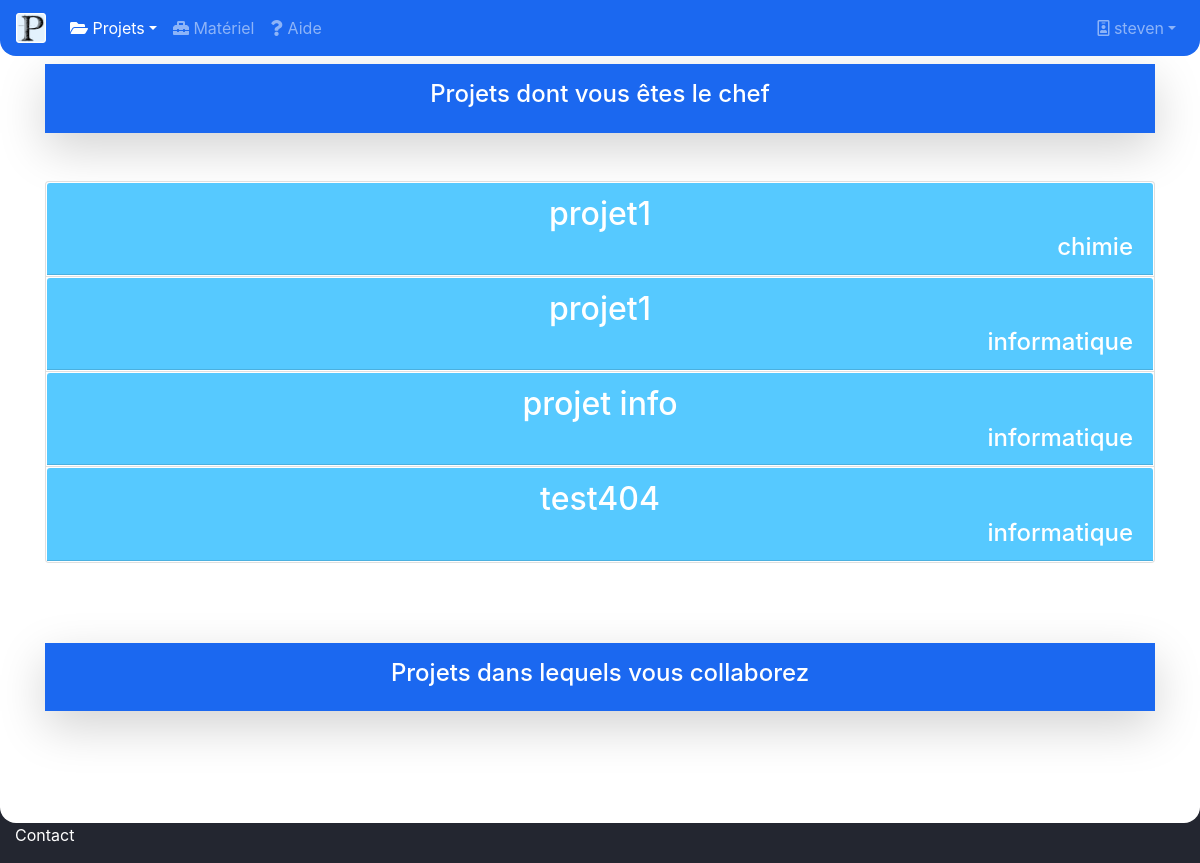
Before: /projets/ (signed in) with the older database file.
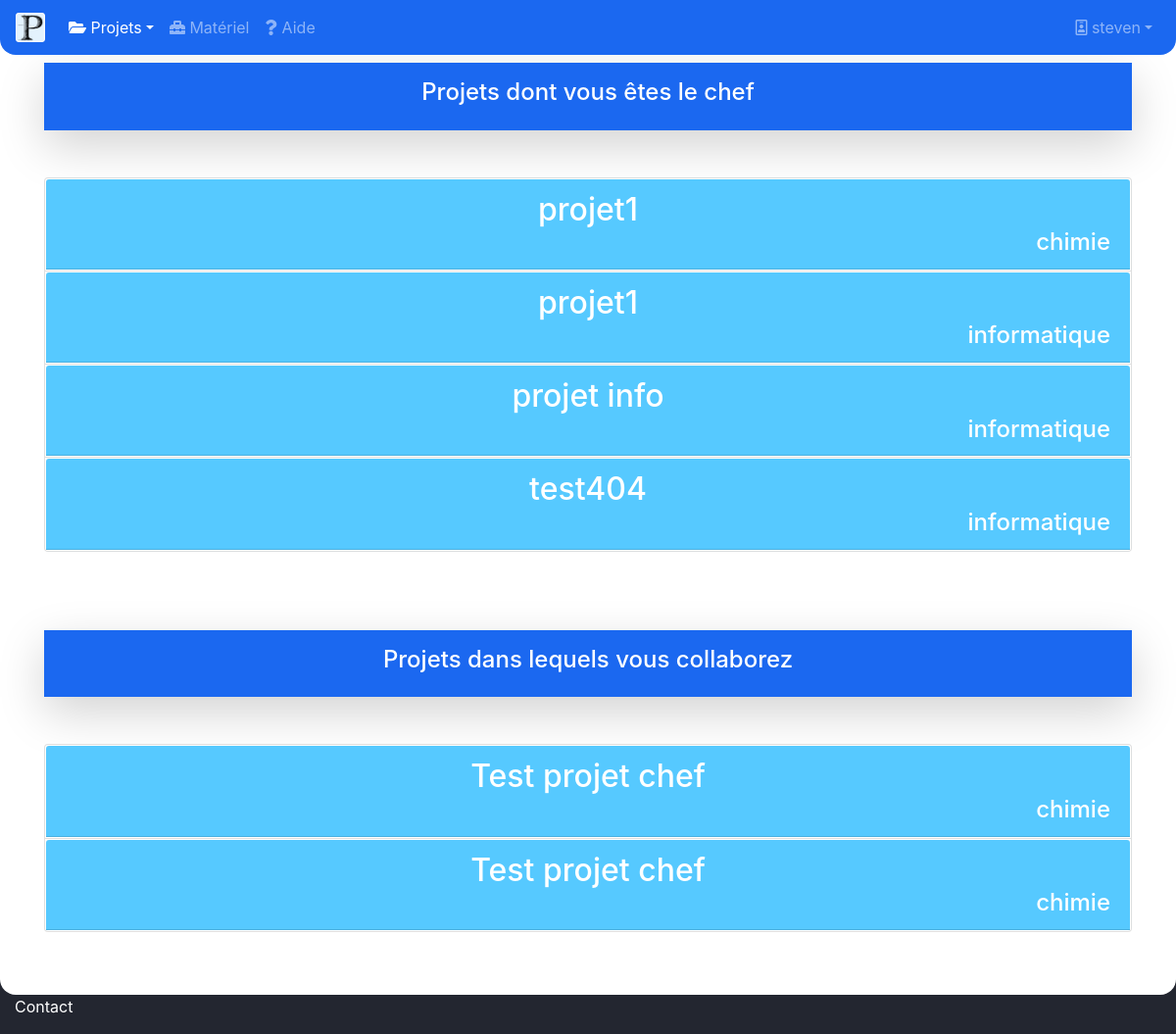
After: the same page with the newer database file.
### comptes/models.py (models this page shows, shortened)
class Projet(models.Model):
    nom = models.CharField(max_length=100)
    type = models.CharField(max_length=100)
    description = TextField()
    chefProjet = models.ForeignKey(User, on_delete=models.CASCADE)

class PersonneProjet(models.Model):
    projet = models.ForeignKey(Projet, on_delete=models.CASCADE)
    personne = models.ForeignKey(User, on_delete=models.CASCADE)

### Prepascience/views.py (the view, shortened to what this page needs)
# urls.py: path('projets/',views.projets.as_view()),
class projets(TemplateView):
    def get(self, request):
        form = AjoutCollab()
        if request.user.is_authenticated:
            pchef = Projet.objects.filter(chefProjet__exact=request.user)
            pcollab = PersonneProjet.objects.filter(personne__exact=request.user)
            nomcollab = PersonneProjet.objects.all()
            listeMat = ProjetMateriel.objects.all()
            return render(request, "projet.html", {'pchef': pchef, 'pcollab': pcollab, 'form': form, 'nomcollab': nomcollab, 'listeMat': listeMat})
        else:
            return render(request, "projet.html")

### Prepascience/session.py (called while the page is built)
    def __call__(self, request):
        response = self.get_response(request)
        return response

    def process_view(self, request, view_func, view_args, view_kwargs):
        assert hasattr(request, 'user')
        path = request.path_info.lstrip('/')
        if not request.user.is_authenticated:
            if any(url.match(path) for url in EXEMPT_URLS):
                return redirect(settings.LOGIN_URL)

### templates/projet.html (shortened to what this page needs)
{% load static %}
{% if user.is_authenticated %}
<!doctype html>
<html lang="en">
<head>
    <link rel="stylesheet" href="https://stackpath.bootstrapcdn.com/bootstrap/4.4.1/css/bootstrap.min.css">
    <link rel="stylesheet" href="https://use.fontawesome.com/releases/v5.7.0/css/all.css">
</head>
<body style=" background-color: #232630;" >
<nav class="navbar navbar-expand-md navbar-dark fixed-top" style="background-color: #1B68F0;border-bottom-left-radius: 1rem; border-bottom-right-radius: 1rem ">
    <a class="navbar-brand" href="/">
        <img src="{% static 'images/logo.png' %}" width="30" height="30" class="d-inline-block align-top" alt="">
    </a>
    <div class="collapse navbar-collapse" id="navbarsExampleDefault">
        <ul class="navbar-nav mr-auto">
            <li class="nav-item dropdown active">
                <a class="nav-link dropdown-toggle" href="#" id="dropdown01" data-toggle="dropdown" aria-haspopup="true" aria-expanded="false"> <i class="fas fa-folder-open"> </i> Projets</a>
            </li>
            <li class="nav-item">
                <a class="nav-link" href="/materiel/?form="> <i class="fas fa-toolbox"></i> Matériel </a>
            </li>
            <li class="nav-item">
                <a class="nav-link" href="#"> <i class="fas fa-question"></i> Aide </a>
            </li>
            </ul>
            {% if user.is_authenticated %}
            <div align="right" class="navbar-nav">
                <a class="nav-link dropdown-toggle" href="#" id="dropdown01" data-toggle="dropdown" aria-haspopup="true" aria-expanded="false"> <i class="far fa-id-badge"></i> {{ request.user.username }}</a>
            </div>
            {% endif %}
    </div>
</nav>
<main role="main"  style="padding-left: 0px;padding-right: 0px;padding-top: 4rem;padding-bottom: 4rem; background-color: #FFFFFF;border-bottom-left-radius: 1rem;border-bottom-right-radius: 1rem">
    <div class="container" align="right">
    <div style="background-color: #1B68F0;margin-bottom: 2rem" align="center" class="shadow-lg p-3 mb-5 text-white"><h4>Projets dont vous êtes le chef</h4></div>
    <div class="accordion" id="projetsChef">
    {% for i in pchef %}
  <div class="card">
  <button class="btn btn-link" type="button" data-toggle="collapse" data-target="#collapse{{i.id}}" aria-expanded="true" aria-controls="collapse{{i.id}}" style="padding: 0px">
    <div class="card-header" id="heading{{i.id}}" style="background-color: #56C9FF;color:#FFFFFF;transition-duration: 0.5s;text-decoration: none;" onmouseover="this.style.background='#1B68F0'" onmouseout="this.style.background='#56C9FF'">
        <h2 class="mb-0" style="color:#FFFFFF">
          {{ i.nom }}
      </h2>
        <h4 class="mb-0" style="color:#FFFFFF; position:relative" align="right">
          {{ i.type }}
      </h4>
    </div>
  </button>
  </div>
    {% endfor %}
</div>
    <div style="background-color: #1B68F0;margin-bottom: 2rem;margin-top: 5rem" align="center" class="shadow-lg p-3 mb-5 text-white"><h4>Projets dans lequels vous collaborez</h4></div>
    <div class="accordion" id="projetsCollab">
    {% for i in pcollab %}
  <div class="card">
  <button class="btn btn-link" type="button" data-toggle="collapse" data-target="#collapse2{{i.id}}" aria-expanded="true" aria-controls="collapse2{{i.id}}" style="padding: 0px">
    <div class="card-header" id="heading2{{i.id}}" style="background-color: #56C9FF;color:#FFFFFF;transition-duration: 0.5s;text-decoration: none;" onmouseover="this.style.background='#1B68F0'" onmouseout="this.style.background='#56C9FF'">
        <h2 class="mb-0" style="color:#FFFFFF">
          {{ i.projet.nom }}
      </h2>
        <h4 class="mb-0" style="color:#FFFFFF; position:relative" align="right">
          {{ i.projet.type }}
      </h4>
    </div>
  </button>
  </div>
    {% endfor %}
    </div>
    </div>
</main>
<div class="container-fluid">
    <p style="color: white">Contact</p>
</div>
</body>
</html>
{% endif %}

Changed rows visible on the page:
added PersonneProjet: projet.nom "Test projet chef", projet.type "chimie"
added PersonneProjet: projet.nom "Test projet chef", projet.type "chimie"
